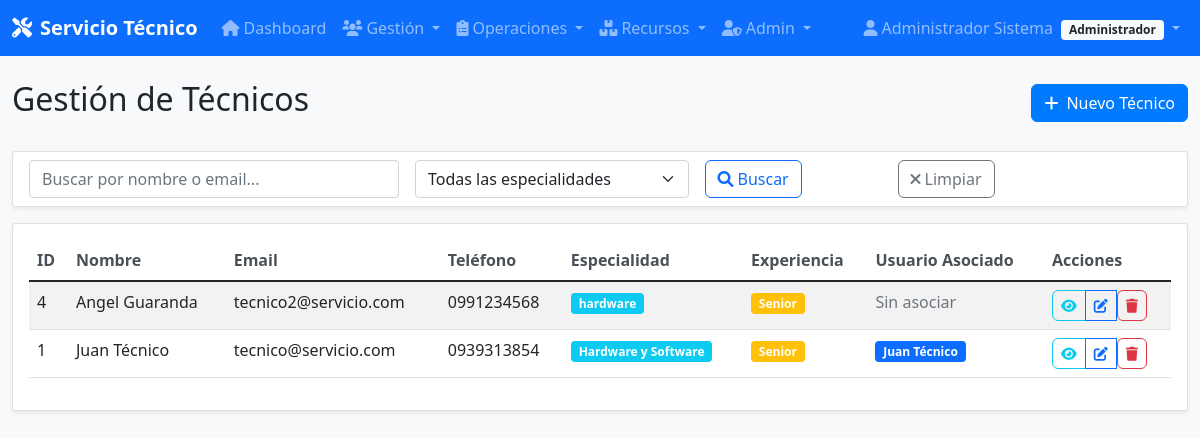
/tecnicos/ (signed in), run on the app's committed database.
### app/models/models.py (models this page shows, shortened)
class Usuario(UserMixin, db.Model):
    __tablename__ = 'usuarios'
    id = db.Column(db.Integer, primary_key=True)
    nombre = db.Column(db.String(100), nullable=False)
    email = db.Column(db.String(120), unique=True, nullable=False, index=True)
    password_hash = db.Column(db.String(255), nullable=False)
    telefono = db.Column(db.String(20))
    rol = db.Column(db.String(20), nullable=False, default='usuario')
    fecha_creacion = db.Column(db.DateTime, default=datetime.utcnow)
    def is_admin(self):
        return self.rol == 'administrador'

class Tecnico(db.Model):
    __tablename__ = 'tecnicos'
    id = db.Column(db.Integer, primary_key=True)
    usuario_id = db.Column(db.Integer, db.ForeignKey('usuarios.id'), nullable=True)
    nombre = db.Column(db.String(100), nullable=False)
    email = db.Column(db.String(120))
    telefono = db.Column(db.String(20), nullable=False)
    especialidad = db.Column(db.String(100))
    nivel_experiencia = db.Column(db.String(20), default='junior')
    fecha_ingreso = db.Column(db.DateTime, default=datetime.utcnow)
    activo = db.Column(db.Boolean, default=True)
    usuario = db.relationship('Usuario', backref='tecnico_profile')
    asignaciones = db.relationship('Asignacion', backref='tecnico', lazy=True)
    reportes = db.relationship('Reporte', backref='tecnico', lazy=True)
    pedidos_piezas = db.relationship('PedidoPieza', backref='tecnico', lazy=True)

### app/controllers/tecnicos.py (the view)
@tecnicos_bp.route('/')
@login_required
def list():
    page = request.args.get('page', 1, type=int)
    search = request.args.get('search', '')
    especialidad = request.args.get('especialidad', '')
    query = Tecnico.query
    if search:
        query = query.filter(Tecnico.nombre.contains(search) |
                             Tecnico.email.contains(search))
    if especialidad:
        query = query.filter(Tecnico.especialidad.contains(especialidad))
    tecnicos = query.order_by(Tecnico.nombre).paginate(
        page=page, per_page=10, error_out=False)
    especialidades = db.session.query(Tecnico.especialidad).distinct().filter(
        Tecnico.especialidad.isnot(None)).all()
    especialidades = [esp[0] for esp in especialidades if esp[0]]
    return render_template('tecnicos/list.html',
                           tecnicos=tecnicos,
                           search=search,
                           especialidad_actual=especialidad,
                           especialidades=especialidades)

### app/templates/tecnicos/list.html (shortened to what this page needs)
{% extends "base.html" %}
{% block content %}
<div class="d-flex justify-content-between align-items-center mb-4">
    <h2>Gestión de Técnicos</h2>
    {% if current_user.is_admin() %}
    <a href="{{ url_for('tecnicos.create') }}" class="btn btn-primary">
        <i class="fas fa-plus me-2"></i>Nuevo Técnico
    </a>
    {% endif %}
</div>
<div class="card mb-3">
    <div class="card-body py-2">
        <form method="GET" class="row g-3">
            <div class="col-md-4">
                <input type="text" class="form-control" name="search"
                       placeholder="Buscar por nombre o email..." value="{{ search }}">
            </div>
            <div class="col-md-3">
                <select name="especialidad" class="form-select">
                    <option value="">Todas las especialidades</option>
                </select>
            </div>
            <div class="col-md-2">
                <button type="submit" class="btn btn-outline-primary">
                    <i class="fas fa-search me-1"></i>Buscar
                </button>
            </div>
            <div class="col-md-2">
                <a href="{{ url_for('tecnicos.list') }}" class="btn btn-outline-secondary">
                    <i class="fas fa-times me-1"></i>Limpiar
                </a>
            </div>
        </form>
    </div>
</div>
<div class="card">
    <div class="card-body">
        {% if tecnicos.items %}
        <div class="table-responsive">
            <table class="table table-striped">
                <thead>
                    <tr>
                        <th>ID</th>
                        <th>Nombre</th>
                        <th>Email</th>
                        <th>Teléfono</th>
                        <th>Especialidad</th>
                        <th>Experiencia</th>
                        <th>Usuario Asociado</th>
                        <th>Acciones</th>
                    </tr>
                </thead>
                <tbody>
                    {% for tecnico in tecnicos.items %}
                    <tr>
                        <td>{{ tecnico.id }}</td>
                        <td>{{ tecnico.nombre }}</td>
                        <td>{{ tecnico.email or '-' }}</td>
                        <td>{{ tecnico.telefono }}</td>
                        <td>
                            {% if tecnico.especialidad %}
                            <span class="badge bg-info">{{ tecnico.especialidad }}</span>
                            {% else %}
                            <span class="text-muted">Sin especialidad</span>
                            {% endif %}
                        </td>
                        <td>
                            <span class="badge bg-{{ 'success' if tecnico.nivel_experiencia == 'experto' else 'warning' if tecnico.nivel_experiencia == 'senior' else 'secondary' }}">
                                {{ tecnico.nivel_experiencia.title() }}
                            </span>
                        </td>
                        <td>
                            {% if tecnico.usuario %}
                            <span class="badge bg-primary">{{ tecnico.usuario.nombre }}</span>
                            {% else %}
                            <span class="text-muted">Sin asociar</span>
                            {% endif %}
                        </td>
                        <td>
                            <div class="btn-group" role="group">
                                <a href="{{ url_for('tecnicos.detail', id=tecnico.id) }}"
                                   class="btn btn-sm btn-outline-info" title="Ver detalles">
                                    <i class="fas fa-eye"></i>
                                </a>
                                {% if current_user.is_admin() %}
                                <a href="{{ url_for('tecnicos.edit', id=tecnico.id) }}"
                                   class="btn btn-sm btn-outline-primary" title="Editar">
                                    <i class="fas fa-edit"></i>
                                </a>
                                <form method="POST" action="{{ url_for('tecnicos.delete', id=tecnico.id) }}" class="d-inline">
                                    <button type="submit"
                                            class="btn btn-sm btn-outline-danger"
                                            title="Eliminar"
                                            onclick="return confirm('¿Está seguro de eliminar este técnico?')">
                                        <i class="fas fa-trash"></i>
                                    </button>
                                </form>
                                {% endif %}
                            </div>
                        </td>
                    </tr>
                    {% endfor %}
                </tbody>
            </table>
        </div>
        {% endif %}
    </div>
</div>
{% endblock %}

### app/templates/base.html (shortened to what this page needs)
<!DOCTYPE html>
<html lang="es">
<head>
    <link href="https://cdn.jsdelivr.net/npm/bootstrap@5.1.3/dist/css/bootstrap.min.css" rel="stylesheet">
    <link href="https://cdnjs.cloudflare.com/ajax/libs/font-awesome/6.0.0/css/all.min.css" rel="stylesheet">
    <link href="{{ url_for('static', filename='css/style.css') }}" rel="stylesheet">
</head>
<body>
    {% if current_user.is_authenticated %}
    <nav class="navbar navbar-expand-lg navbar-dark bg-primary">
        <div class="container-fluid">
            <a class="navbar-brand" href="{{ url_for('main.index') }}">
                <i class="fas fa-tools me-2"></i>Servicio Técnico
            </a>
            <div class="collapse navbar-collapse" id="navbarNav">
                <ul class="navbar-nav me-auto">
                    <li class="nav-item">
                        <a class="nav-link" href="{{ url_for('main.index') }}">
                            <i class="fas fa-home me-1"></i>Dashboard
                        </a>
                    </li>
                    {% if current_user.is_admin() %}
                    <li class="nav-item dropdown">
                        <a class="nav-link dropdown-toggle" href="#" role="button" data-bs-toggle="dropdown">
                            <i class="fas fa-users me-1"></i>Gestión
                        </a>
                    </li>
                    <li class="nav-item dropdown">
                        <a class="nav-link dropdown-toggle" href="#" role="button" data-bs-toggle="dropdown">
                            <i class="fas fa-clipboard-list me-1"></i>Operaciones
                        </a>
                    </li>
                    <li class="nav-item dropdown">
                        <a class="nav-link dropdown-toggle" href="#" role="button" data-bs-toggle="dropdown">
                            <i class="fas fa-boxes me-1"></i>Recursos
                        </a>
                    </li>
                    <li class="nav-item dropdown">
                        <a class="nav-link dropdown-toggle" href="#" role="button" data-bs-toggle="dropdown">
                            <i class="fas fa-user-shield me-1"></i>Admin
                        </a>
                    </li>
                    {% endif %}
                </ul>
                <ul class="navbar-nav">
                    <li class="nav-item dropdown">
                        <a class="nav-link dropdown-toggle" href="#" role="button" data-bs-toggle="dropdown">
                            <i class="fas fa-user me-1"></i>{{ current_user.nombre }}
                            <span class="badge bg-light text-dark ms-1">{{ current_user.rol.title() }}</span>
                        </a>
                    </li>
                </ul>
            </div>
        </div>
    </nav>
    {% endif %}
    <main class="container-fluid mt-4">
        {% block content %}{% endblock %}
    </main>
</body>
</html>

### app/static/css/style.css (style rules this page uses)
body { background-color: #f8f9fa; font-family: "Segoe UI", Tahoma, Geneva, Verdana, sans-serif; }
.navbar-brand { font-weight: bold; }
.card { box-shadow: 0 0.125rem 0.25rem rgba(0, 0, 0, 0.075); border: 1px solid rgba(0, 0, 0, 0.125); }
.btn { border-radius: 0.375rem; }
.table { background-color: white; }
.table th { border-top: none; font-weight: 600; color: #495057; }
.badge { font-size: 0.75em; }
.btn-primary { background-color: #007bff; border-color: #007bff; }
.text-muted { color: #6c757d !important; }
.card, .btn, .form-control { transition: all 0.2s ease-in-out; }

### data on the page
Usuario: nombre "Administrador Sistema", rol "Administrador"
Tecnico: id "4", nombre "Angel Guaranda", email "tecnico2@servicio.com", telefono "0991234568", especialidad "hardware", nivel_experiencia "Senior", shows "Sin asociar"
Tecnico: id "1", nombre "Juan Técnico", email "tecnico@servicio.com", telefono "0939313854", especialidad "Hardware y Software", nivel_experiencia "Senior", usuario.nombre "Juan Técnico"
